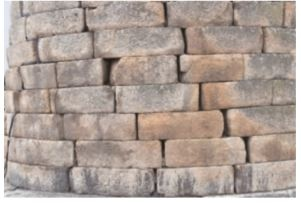
#> input picture 200604-200611_첨성대벽돌균열/data/partial_01.JPG, 301 x 203 px, found by its file name
$ python '200605_추혜성대표님_자료요청.py'
#> lines starting #> are read from the running program, lines starting #| are printed output that depends on the picture; after the words box and inside, x2 and y2 are one past the last pixel; in counts of white or black regions, pixels touching at a corner belong together
import numpy as np
import cv2

# --------------------------------

def convertColorSpace(frame):
    return cv2.cvtColor(frame, cv2.COLOR_BGR2HSV)

def threshold(frame):
    # HSV 색공간을 이용. 채도와 밝기가 낮은 곳을 선택함. (==그림자)
    range_lower = (  0,  0,  0)
    range_upper = (255, 96, 92)
    return cv2.inRange(frame, range_lower, range_upper)

def morphology(frame):
    frame = cv2.morphologyEx(frame, cv2.MORPH_CLOSE, (5,5))
    return cv2.morphologyEx(frame, cv2.MORPH_OPEN, (5,5))

# --------------------------------

file_path_list = [
    './res/partial_01.JPG',
    './res/partial_p_01.JPG',
    './res/total_01.JPG'
]

sequence = [
    convertColorSpace,
    threshold,
    morphology
]

# --------------------------------

def model(src, sequence):
    retval = src
    for proc in sequence:
        retval = proc(retval)
    return retval

# %%

import os

# --------------------------------
for file_path in file_path_list:
    original = cv2.imread(file_path)
#> original is the input picture: shape (203, 301, 3); mean B, G, R 152.1, 160.4, 174.3
    result   = model(original, sequence)
#> the loop in model, `for proc in sequence:` made 3 passes
#> pass 2, in model, `retval = proc(retval)`:
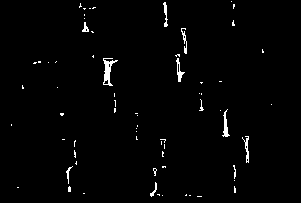
#> retval: shape (203, 301); 1.6% white in thin lines or dots, all inside (x1, y1, x2, y2) = (11, 1, 272, 197)
#> pass 3, in morphology, `frame = cv2.morphologyEx(frame, cv2.MORPH_CLOSE, (5,5))`:
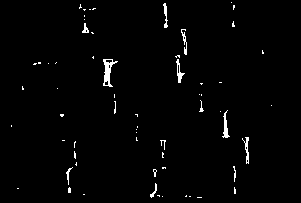
#> frame: shape (203, 301); 1.6% white in thin lines or dots, all inside (x1, y1, x2, y2) = (11, 2, 272, 198)
#> pass 3, in model, `retval = proc(retval)`:
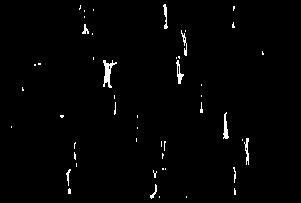
#> retval: shape (203, 301); 1.4% white in thin lines or dots, all inside (x1, y1, x2, y2) = (11, 4, 264, 199)

    file_name, file_extension = os.path.splitext(os.path.basename(file_path))

    mask_addWeighted = cv2.cvtColor(result, cv2.COLOR_GRAY2BGR)
    for cont in cv2.findContours(result, cv2.RETR_EXTERNAL, cv2.CHAIN_APPROX_NONE)[-2]:
#> (the run stopped early here; a loop or call above may not have finished)
